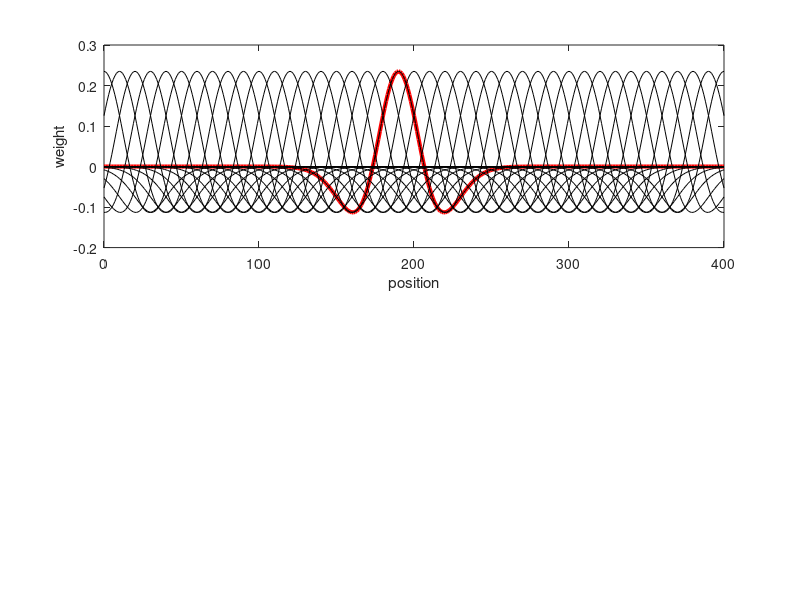

Source code (MATLAB): (Note: this script raises an error after producing the figure.)
% SubunitModeling.m - Center-surround subunit model
%   Fits and visualizes subunit spatial tuning for contrast-reversing gratings.
%   Paper reference: Figure 4F, Supplementary Figure 4 (Chen & Rieke, 2026)
%   See Methods: "Center-Surround Subunit Model"
%
%   The model uses a Difference-of-Gaussians (DoG) receptive field for each
%   subunit, with half-wave rectification to capture nonlinear spatial
%   integration. The response to square-wave gratings of varying bar width
%   is computed by summing rectified subunit outputs across random phases.
%
%   External dependency: fminsearchbnd (MATLAB File Exchange, bounded Nelder-Mead)

clc; close all;
load AllTuningReversingGrating

%% Visualize single-cell RF and model fit
cellNo = 7;
positions = 0:10:400;
xloc = 0:1:400;
CenterSD = 15;
SurroundSD = 20;
surroundWeight = 1.02 * CenterSD / SurroundSD;

% Build DoG receptive field
nSub = length(positions);
GaussRF = zeros(nSub, length(xloc));
for sub = 1:nSub
    GaussRF(sub, :) = exp(-(xloc - positions(sub)).^2 / (2*CenterSD^2)) ...
        - surroundWeight * exp(-(xloc - positions(sub)).^2 / (2*SurroundSD^2));
end

figure(3); clf;
ax(1) = subplot(2, 1, 1);
plot(xloc, GaussRF(20, :), 'r', 'LineWidth', 3); hold on;
plot(xloc, GaussRF, 'k');
xlabel('position');
ylabel('weight');

% Compute bar responses using shared core function
barWidth = inhBarAll{cellNo};
denseBar = [5:5:51, 60:10:160];
inhBarRespAll{cellNo} = interp1(barWidth, inhBarRespAll{cellNo}, denseBar);
barWidth = denseBar;

barResp = computeSubunitResponse(CenterSD, SurroundSD, surroundWeight, ...
    barWidth, positions, xloc, 5);

ax(2) = subplot(2, 1, 2);
hold all;
plot(barWidth, inhBarRespAll{cellNo}, 'r');
plot(barWidth, barResp / max(barResp), 'k', 'LineWidth', 2);
xlabel('barwidth');
ylabel('response');
legend('data', 'model');

%% Fit subunit model to contrast-reversing grating data
clc; close all;
load AllTuningReversingGrating

options = optimset('PlotFcns', 'optimplotfval', 'TolX', 1e-2, 'MaxIter', 50, 'TolFun', 1e-3);
for cellNo = 1:21
    [x, fval] = fminsearchbnd(@(x) subunitModelFittingWrapper(x, inhBarAll{cellNo}, inhBarRespAll{cellNo}), ...
        [15 0.9 15 0.3], [12 0.6 10 0], [50 1.05 20 0.6], options);
    figure('position', [100 100 1000 500]);
    hold all;
    plot(inhBarAll{cellNo}, inhBarRespAll{cellNo}, 'k');
    barResp = subunitModelWrapper(x, inhBarAll{cellNo});
    plot(inhBarAll{cellNo}, barResp, 'r');
    legend('data', 'model');
    fprintf('cell ID %d  surround size %f  surround strength %f\n', cellNo, x(1), x(2));
    fitOutput(cellNo, :) = [x fval];
    title(sprintf('cell ID %d  surSize %f  Sstrength %f', cellNo, x(1), x(2)));
end

%% Plot summary of subunit fitting
figure;
scatter(fitOutput(:,1), fitOutput(:,2));
xlim([0 50]); ylim([0 1.2]); hold all;
eb(1) = errorbar(mean(fitOutput(:,1)), mean(fitOutput(:,2)), ste(fitOutput(:,1)), 'horizontal', 'LineStyle', 'none');
eb(2) = errorbar(mean(fitOutput(:,1)), mean(fitOutput(:,2)), ste(fitOutput(:,2)), 'vertical', 'LineStyle', 'none');
